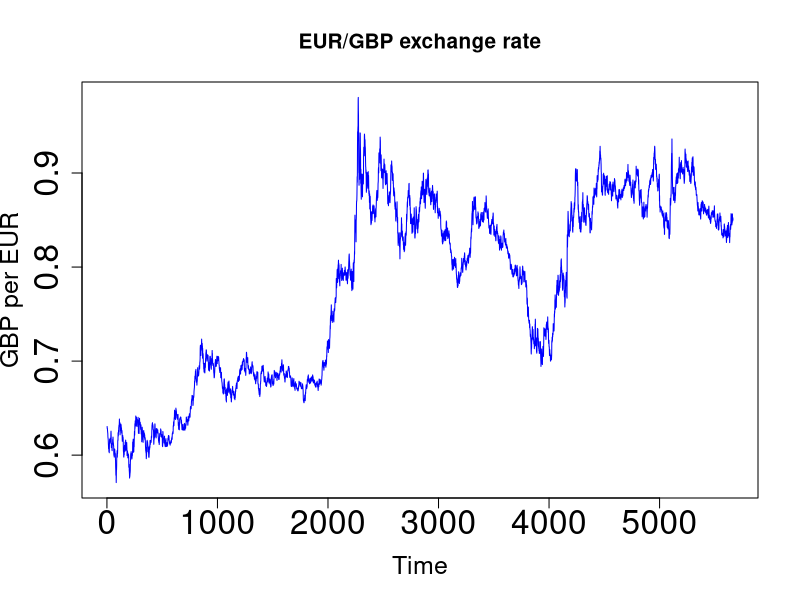

This figure's R source: (Note: this script raises an error after producing the figure.)
# Read in the data:
MyData <- read.csv("EUR-GBP-Rates.csv", header = TRUE, sep = ",",
                     dec = ".",fileEncoding="UTF-8-BOM")

# View the data
View(MyData)

# Determine the number of observations in MyData
nrow(MyData)

str(MyData)

# print all the values of the GBPtoEUR
MyData$GBPtoEUR
MyData[,3]

plot(MyData$GBPtoEUR, type = 'l', col = 'blue', main = "EUR/GBP exchange rate",
     xlab = "Time", ylab = "GBP per EUR", cex.main = 1.25, cex.lab = 1.5, 
     cex.axis = 2)

# Transfer Data
MyDates = as.Date(MyData$Date, "%d/%m/%Y")
plot(MyDate, MyData$GBPtoEUR, type = 'l')

# Now we can compare the initial plot with the modified plot
par(mfrow=c(1, 2))
plot(MyData$GBPtoEUR)
plot(MyDates, MyData$GBPtoEUR, type="l",col="blue", main="EUR/GBP exchange rate", xlab="Time", ylab="GBP per one EUR", cex.main
     =1.25, cex.lab=1.5, cex.axis=2)
par(mfrow=c(1,1))

